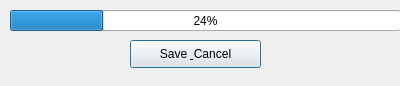
<?xml version="1.0" encoding="UTF-8"?>
<ui version="4.0">
 <class>ProgressDialog</class>
 <widget class="QDialog" name="ProgressDialog">
  <property name="geometry">
   <rect>
    <x>0</x>
    <y>0</y>
    <width>400</width>
    <height>86</height>
   </rect>
  </property>
  <property name="windowTitle">
   <string>Dialog</string>
  </property>
  <widget class="QProgressBar" name="progressBar">
   <property name="geometry">
    <rect>
     <x>10</x>
     <y>10</y>
     <width>391</width>
     <height>21</height>
    </rect>
   </property>
   <property name="value">
    <number>24</number>
   </property>
  </widget>
  <widget class="QPushButton" name="btnCancel">
   <property name="geometry">
    <rect>
     <x>130</x>
     <y>40</y>
     <width>131</width>
     <height>28</height>
    </rect>
   </property>
   <property name="text">
    <string>Save &amp; Cancel</string>
   </property>
  </widget>
 </widget>
 <resources/>
 <connections/>
</ui>
